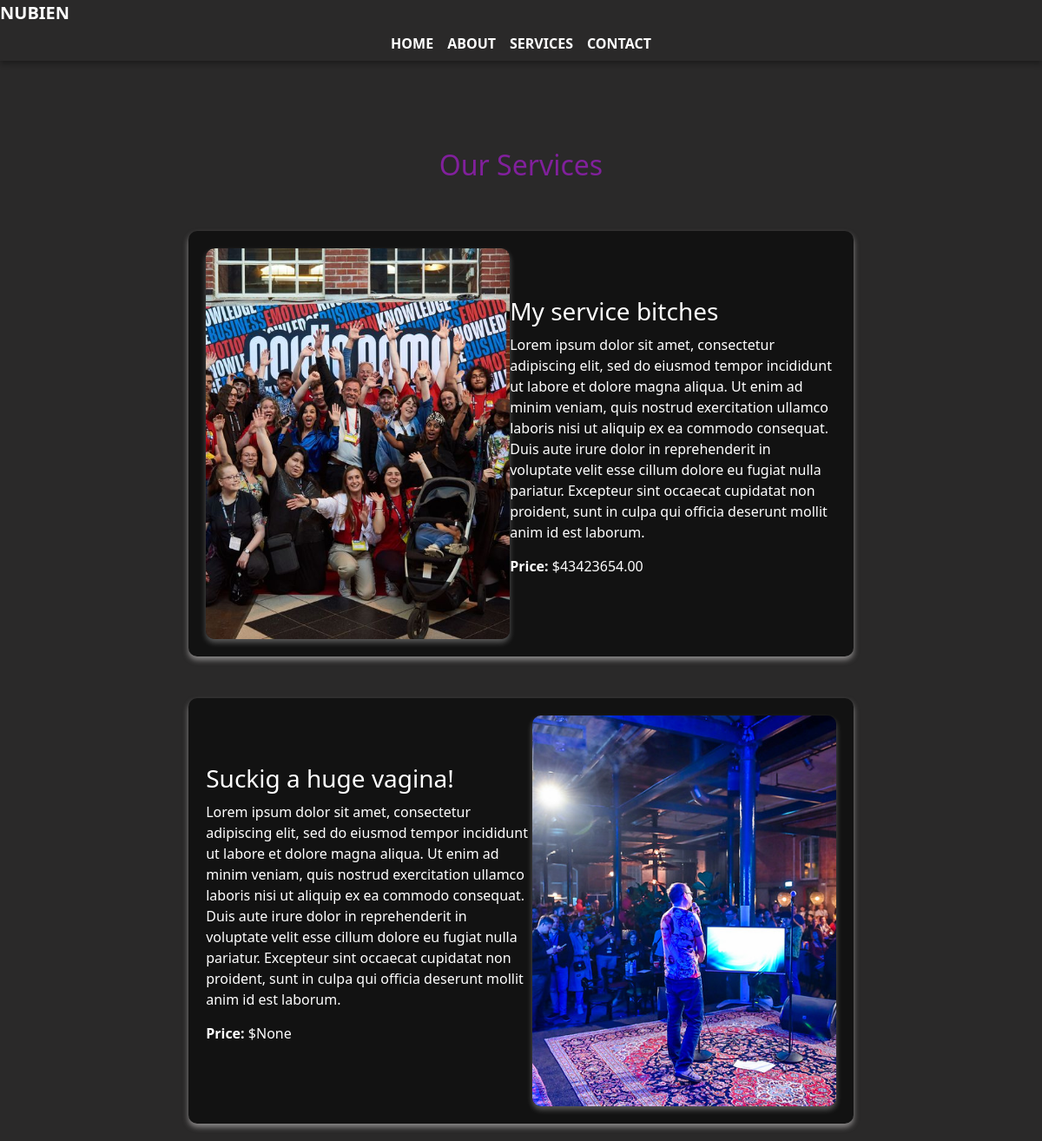
/services/, run on an earlier commit of the app's database.
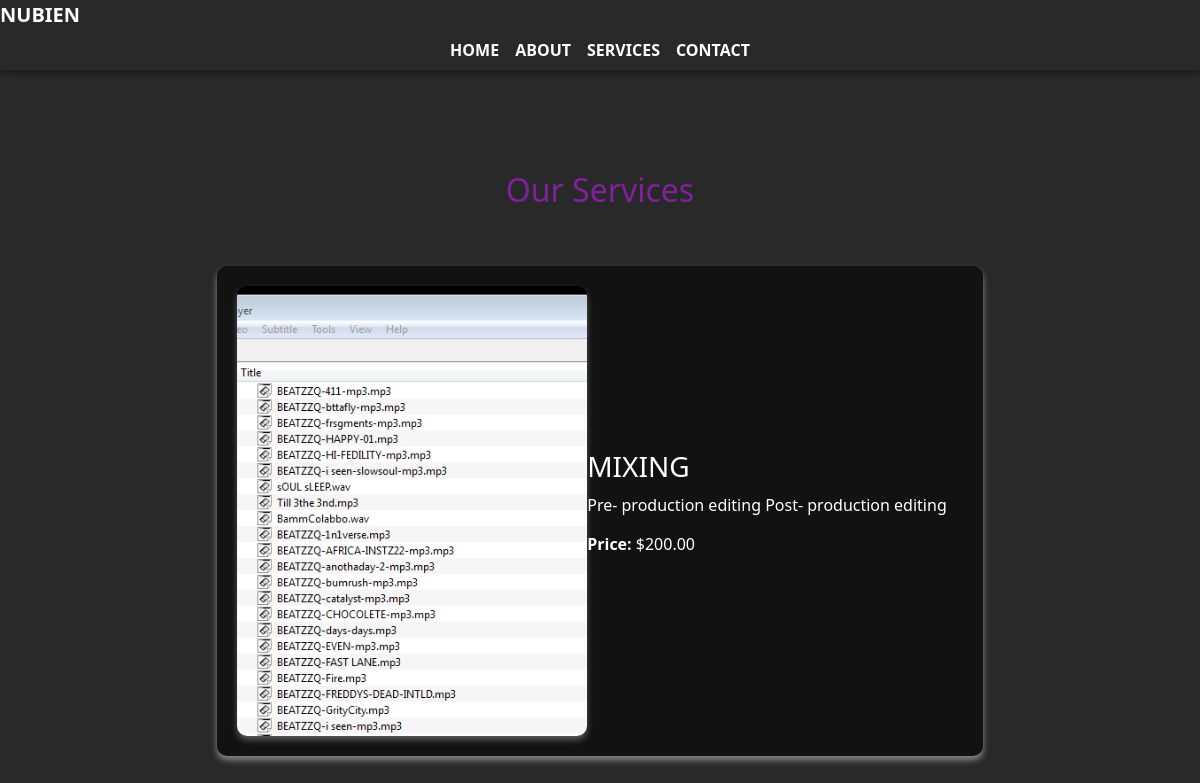
And on a later commit of the database.
### nubien_blog/models.py (models this page shows, shortened)
class Service(models.Model):
    category = models.ForeignKey(
        'Category',
        on_delete=models.CASCADE,
        related_name='services'
    )
    title = models.CharField(max_length=100)
    description = models.TextField(blank=True)
    image = models.ImageField(upload_to='services/', validators=[validate_image_size])
    image_title = models.CharField(
        max_length=255,
        blank=True,
        help_text="A short descriptive title for the image."
    )
    alt_text = models.CharField(max_length=255, blank=True)
    price = models.DecimalField(max_digits=10, decimal_places=2, null=True, blank=True)
    created_at = models.DateTimeField(auto_now_add=True)
    updated_at = models.DateTimeField(auto_now=True)

### nubien_blog/views.py (the view)
# urls.py: path('services/', views.services, name='services'),  # Corrected to use 'services' view
def services(request):
    services = Service.objects.all()  # Fetch all services
    return render(request, 'services.html', {'services': services})

### nubien_blog/templates/services.html (shortened to what this page needs)
{% load static %}
<!DOCTYPE html>
<html lang="en">
<head>
    <link href="https://cdn.jsdelivr.net/npm/bootstrap@5.0.1/dist/css/bootstrap.min.css" rel="stylesheet">
    <link rel="stylesheet" href="{% static 'css/services.css' %}">
    <link rel="stylesheet" href="{% static 'css/nav.css' %}">
</head>
<body>
    {% include 'nav.html' %}
    <section class="services-list">
        <h2>Our Services</h2>
        {% for service in services %}
            <div class="service-item">
                <div class="service-content">
                    <div class="service-text">
                        <h3>{{ service.title }}</h3>
                        <p>{{ service.description }}</p>
                        <p><strong>Price:</strong> ${{ service.price }}</p>
                    </div>
                    {% if service.image %}
                        <div class="service-image">
                            <img src="{{ service.image.url }}" alt="{{ service.title }}">
                        </div>
                    {% endif %}
                </div>
            </div>
        {% empty %}
            <p>No services available.</p>
        {% endfor %}
    </section>
</body>
</html>

### nubien_blog/templates/nav.html (shortened to what this page needs)
<nav class="navbar-custom navbar-expand-lg navbar-light bg-light">
    <a class="navbar-brand" href="/">NuBien</a>
    <div class="collapse navbar-collapse" id="navbarNav">
        <ul class="navbar-nav mx-auto">
            <li class="nav-item">
                <a class="nav-link" href="{% url 'home' %}">Home</a>
            </li>
            <li class="nav-item">
                <a class="nav-link" href="{% url 'about' %}">About</a>
            </li>
            <li class="nav-item">
                <a class="nav-link" href="{% url 'services' %}">Services</a>
            </li>
            <li class="nav-item">
                <a class="nav-link" href="{% url 'contact' %}">Contact</a>
            </li>
        </ul>
    </div>
</nav>

### static/css/services.css (style rules this page uses)
* { margin: 0; padding: 0; border: none; }
h2 { margin-top: auto; padding-top: 7%; color: #81209c; text-align: center; }
body { background-color: #2a2929; }
img { width: 350px; height: 450px; object-fit: cover; border-radius: 10px; box-shadow: 0 4px 6px rgba(223, 211, 211, 0.3); }
html, body { height: 100%; }
.services-list { display: flex; flex-direction: column; gap: 3rem; padding: 20px; justify-content: center; }
.service-item { display: flex; flex-direction: row; gap: 2rem; padding: 20px; background: #121212; color: white; border-radius: 10px; box-shadow: 0 4px 6px rgba(236, 231, 231, 0.5); width: 66%; max-width: 1200px; margin: 0 auto; }
.service-content { display: flex; flex-direction: row; align-items: center; justify-content: space-between; width: 100%; }
.service-text { flex: 1; }
.service-image { width: 350px; height: 450px; }
.service-item .service-image img { width: 100%; height: 100%; object-fit: cover; border-radius: 10px; box-shadow: 0 4px 6px rgba(251, 251, 251, 0.3); }
.services-list .service-item:nth-child(even) .service-content { flex-direction: row-reverse; }
.service-text h3 { font-size: 1.75rem; margin-bottom: 10px; }
.service-text p { font-size: 1rem; margin-bottom: 15px; }

### static/css/nav.css (style rules this page uses)
.navbar-custom { background: transparent !important; color: white !important; box-shadow: 0 4px 6px rgba(0, 0, 0, 0.3); }
.navbar-custom .navbar-brand, .navbar-custom .nav-link { color: white !important; text-transform: uppercase; font-weight: bold; }
.navbar-custom .navbar-collapse { justify-content: center; }

What changed in the data, as far as the page shows it:
removed Service: title "My service bitches", description "Lorem ipsum dolor sit amet, consectetur adipiscing elit, sed do eiusmod tempor incididunt ut labore et dolore magna aliqua. Ut enim ad minim veniam, quis nostrud exercitation ullamco laboris nisi ut aliquip ex ea commodo consequat. Duis aute irure dolor in reprehenderit in voluptate velit esse cillum dolore eu fugiat nulla pariatur. Excepteur sint occaecat cupidatat non proident, sunt in culpa qui officia deserunt mollit anim id est laborum.", price "43423654.00", image (picture)
removed Service: title "Suckig a huge vagina!", description "Lorem ipsum dolor sit amet, consectetur adipiscing elit, sed do eiusmod tempor incididunt ut labore et dolore magna aliqua. Ut enim ad minim veniam, quis nostrud exercitation ullamco laboris nisi ut aliquip ex ea commodo consequat. Duis aute irure dolor in reprehenderit in voluptate velit esse cillum dolore eu fugiat nulla pariatur. Excepteur sint occaecat cupidatat non proident, sunt in culpa qui officia deserunt mollit anim id est laborum.", price "None", image (picture)
added Service: title "MIXING", description "Pre- production editing Post- production editing", price "200.00", image (picture)
